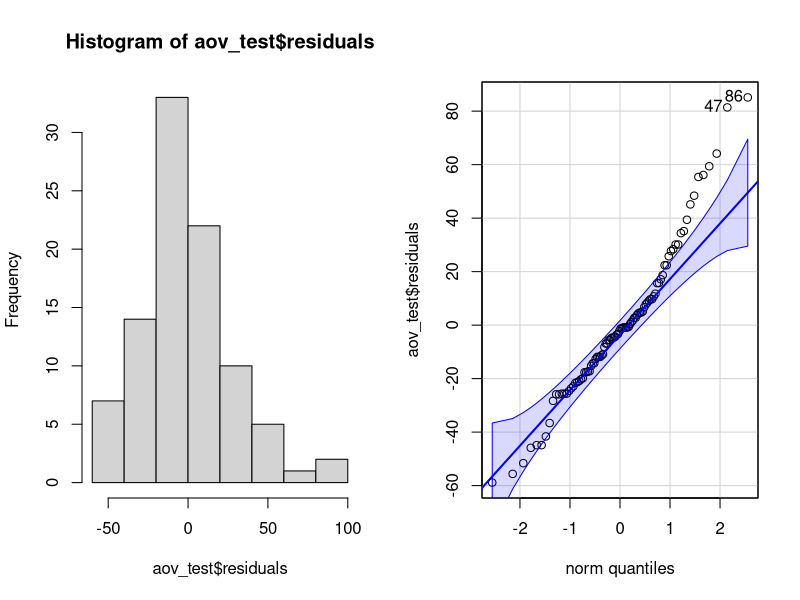

The R script that drew this image: (Note: this script raises an error after producing the figure.)
## ---- chunk 1
library(dplyr)
library(ggplot2)
library(car)
library(ggpubr)
library(tidyverse)
library(rstatix)

setwd("C:/Users/Laura/Documents/code/MA-541")
df <- read.csv("Crime_R.csv")
# split data into year 0 and year + 10 
dim(df)
names(df)
head(df,2)
tail(df,2)

df0 <- df %>%
  select(-ends_with('10'))
df10 <- df %>%
  select(ends_with('10'))

#str(df)
## ---- chunk 2
#str(df0)
#str(df10)

## ---- chunk 3
df2 <- df # temp df to stack dfs

df2$Southern <- ifelse(df2$Southern == 0, 3, 4)

df2$Southern <- as.factor(df2$Southern)
df$Southern <- as.factor(df$Southern)

anova_df <- data.frame(
    rbind(
    as.matrix(df[,c("Southern","Males")])
    , as.matrix(df2[,c("Southern", "Males10")])
  )
)


#anova_df$Southern <- as.factor(anova_df$Southern)
#anova_df <- as.matrix(anova_df)

aov_test <- aov(Males ~ Southern, data=anova_df)
summary(aov_test)

par(mfrow=c(1,2))

hist(aov_test$residuals)
qqPlot(aov_test$residuals)

pwc <- kruskal.test(Males ~ Southern, data = anova_df)

##pwc <- pwc %>% add_xy_position(x = "Southern")
ggboxplot(anova_df, x = "Southern", y = "Males") +
  stat_pvalue_manual(pwc, hide.ns = TRUE) +
  labs(
    subtitle = get_test_label(res.kruskal, detailed = TRUE),
    caption = get_pwc_label(pwc)
    )

